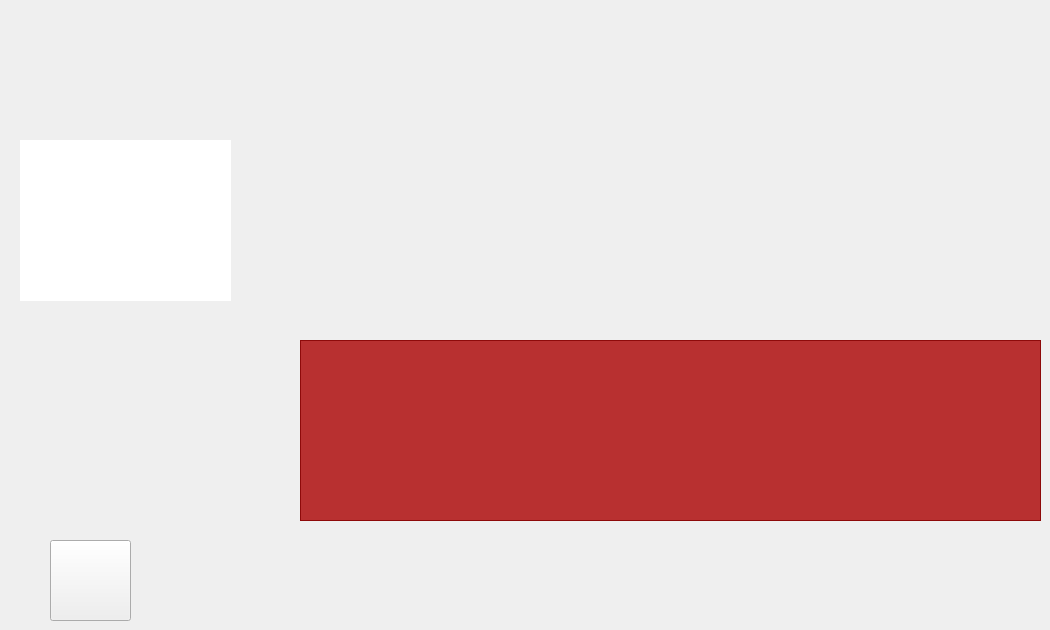
   <widget class="QWidget" name="arduino">
    <widget class="QLabel" name="update_arduino">
     <property name="geometry">
      <rect>
       <x>310</x>
       <y>160</y>
       <width>391</width>
       <height>131</height>
      </rect>
     </property>
     <property name="styleSheet">
      <string notr="true">font: 20pt &quot;MS Shell Dlg 2&quot;;
border-color: rgb(255, 255, 255);
color: rgb(255, 255, 255);</string>
     </property>
     <property name="text">
      <string>&lt;html&gt;&lt;head/&gt;&lt;body&gt;&lt;p&gt;&lt;span style=&quot; color:#ffffff;&quot;&gt;&lt;br/&gt;&lt;/span&gt;&lt;/p&gt;&lt;/body&gt;&lt;/html&gt;</string>
     </property>
    </widget>
    <widget class="QLabel" name="label_36">
     <property name="geometry">
      <rect>
       <x>20</x>
       <y>140</y>
       <width>211</width>
       <height>161</height>
      </rect>
     </property>
     <property name="styleSheet">
      <string notr="true">background-color: rgb(255, 255, 255);
background-image: url(:/img/rs/qr-code.jpg);</string>
     </property>
     <property name="text">
      <string/>
     </property>
    </widget>
    <widget class="QTableView" name="tableView_4">
     <property name="geometry">
      <rect>
       <x>300</x>
       <y>340</y>
       <width>741</width>
       <height>181</height>
      </rect>
     </property>
     <property name="styleSheet">
      <string notr="true">background-color: rgb(170, 0, 0,80%);
font: 16pt &quot;MS Shell Dlg 2&quot;;</string>
     </property>
    </widget>
    <widget class="QPushButton" name="pushButton_7">
     <property name="geometry">
      <rect>
       <x>50</x>
       <y>540</y>
       <width>81</width>
       <height>81</height>
      </rect>
     </property>
     <property name="styleSheet">
      <string notr="true">background-image: url(:/img/rs/retour.png);</string>
     </property>
     <property name="text">
      <string/>
     </property>
    </widget>
   </widget>
